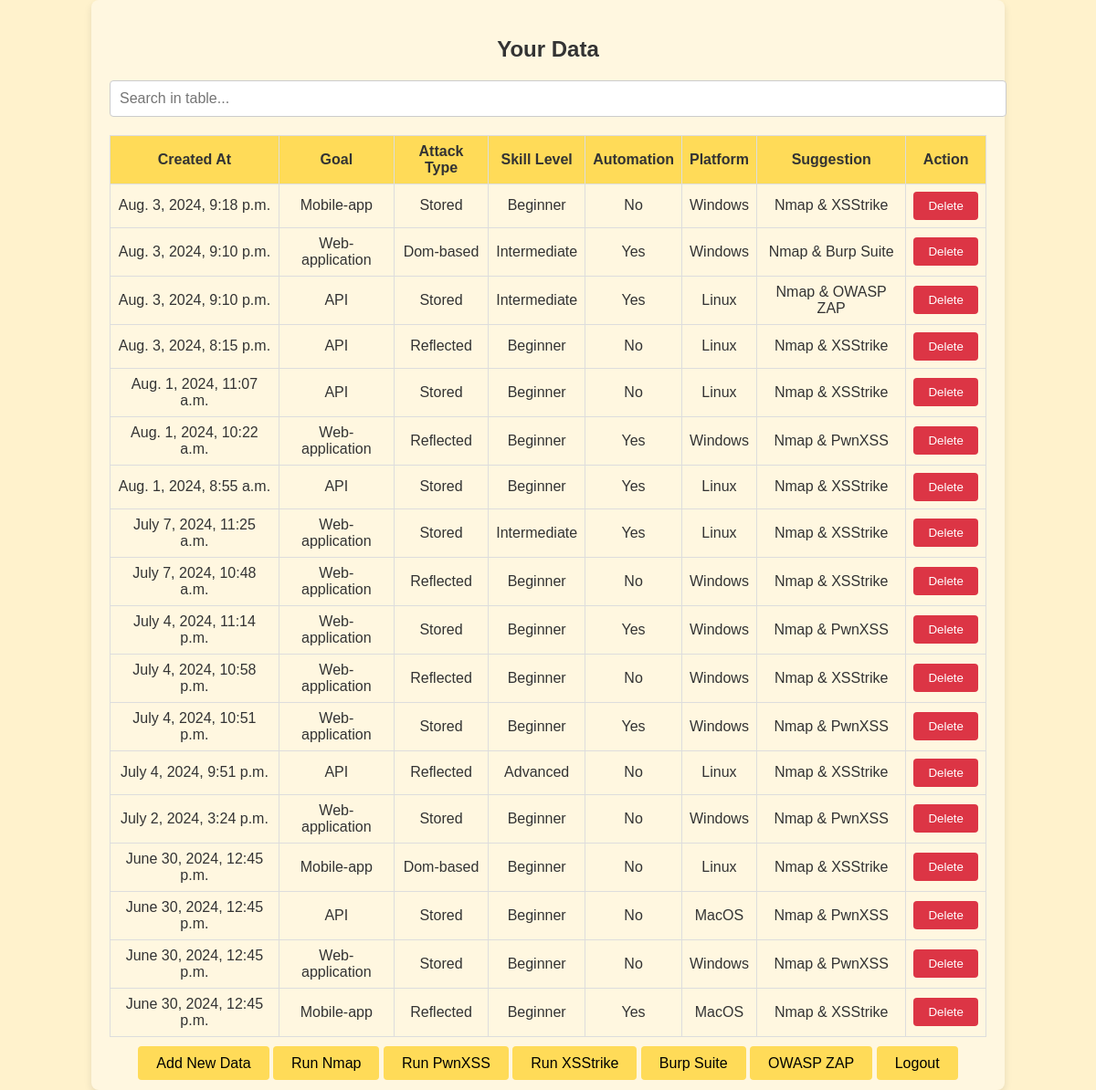
/view_data/ (signed in), run on the app's committed database.
### suggestxss/models.py (models this page shows, shortened)
class UserData(models.Model):
    user = models.ForeignKey(User, on_delete=models.CASCADE)
    goal = models.IntegerField(choices=[(0, 'Web-application'), (1, 'API'), (2, 'Mobile-app')])
    attackT = models.IntegerField(choices=[(0, 'Reflected'), (1, 'Stored'), (2, 'Dom-based')])
    skill = models.IntegerField(choices=[(0, 'Beginner'), (1, 'Intermediate'), (2, 'Advanced')])
    automation = models.IntegerField(choices=[(0, 'No'), (1, 'Yes')])
    platform = models.IntegerField(choices=[(0, 'Windows'), (1, 'Linux'), (2, 'MacOS')])
    suggest = models.IntegerField(choices=[(0, 'Nmap & PwnXSS'), (1, 'Nmap & XSStrike'), (2, 'Nmap & Burp Suite'), (3, 'Nmap & OWASP ZAP')])
    created_at = models.DateTimeField(default=timezone.now)

### suggestxss/views.py (the view)
# urls.py: path('view_data/', views.view_data, name='view_data'),
@login_required
def view_data(request):
    print("Executing view_data function")
    data = UserData.objects.filter(user=request.user).order_by('-created_at')
    print("Finished executing view_data function")
    return render(request, 'suggestxss/view_data.html', {'data': data})

### suggestxss/templates/suggestxss/view_data.html (shortened to what this page needs)
<!DOCTYPE html>
<html lang="en">
<head>
    <link rel="stylesheet" href="https://cdn.jsdelivr.net/npm/sweetalert2@11/dist/sweetalert2.min.css">
</head>
<body>
    <div class="container">
        <h2>Your Data</h2>
        <div class="filter-container">
            <input type="text" id="filter-input" class="filter-input" onkeyup="filterTable()" placeholder="Search in table...">
        </div>
        <table>
            <thead>
                <tr>
                    <th>Created At</th>
                    <th>Goal</th>
                    <th>Attack Type</th>
                    <th>Skill Level</th>
                    <th>Automation</th>
                    <th>Platform</th>
                    <th>Suggestion</th>
                    <th>Action</th>
                </tr>
            </thead>
            <tbody>
                {% for entry in data %}
                <tr>
                    <td>{{ entry.created_at }}</td>
                    <td>{{ entry.get_goal_display }}</td>
                    <td>{{ entry.get_attackT_display }}</td>
                    <td>{{ entry.get_skill_display }}</td>
                    <td>{{ entry.get_automation_display }}</td>
                    <td>{{ entry.get_platform_display }}</td>
                    <td>
                        {% if entry.suggest == 0 %}
                            Nmap & PwnXSS
                        {% elif entry.suggest == 1 %}
                            Nmap & XSStrike
                        {% elif entry.suggest == 2 %}
                            Nmap & Burp Suite
                        {% elif entry.suggest == 3 %}
                            Nmap & OWASP ZAP
                        {% else %}
                            Unknown
                        {% endif %}
                    </td>
                    <td>
                        <form id="delete-form-{{ entry.id }}" method="post" action="{% url 'delete_data' entry.id %}">
                            <button type="button" class="delete-button" onclick="confirmDelete('delete-form-{{ entry.id }}')">Delete</button>
                        </form>
                    </td>
                </tr>
                {% endfor %}
            </tbody>
        </table>
        <div class="button-container">
            <a href="{% url 'new_data' %}">Add New Data</a>
            <a href="{% url 'nmap_tool' %}">Run Nmap</a>
            <a href="{% url 'run_pwnxss' %}">Run PwnXSS</a>
            <a href="{% url 'run_xsstrike' %}">Run XSStrike</a>
            <a href="{% url 'burpsuite' %}">Burp Suite</a>
            <a href="{% url 'owasp_zap' %}">OWASP ZAP</a>
            <a href="{% url 'logout' %}">Logout</a>
        </div>
    </div>
</body>
</html>

### suggestxss/templates/suggestxss/view_data.html (style rules this page uses)
body { font-family: 'Arial', sans-serif; background-color: #FFF2CC; color: #333; margin: 0; padding: 0; display: flex; justify-content: center; align-items: center; min-height: 100vh; }
.container { background-color: #FFF7E0; padding: 20px; border-radius: 8px; box-shadow: 0 4px 8px rgba(0, 0, 0, 0.1); text-align: center; width: 80%; max-width: 1200px; }
h2 { margin-bottom: 20px; font-size: 24px; }
.filter-container { margin-bottom: 20px; text-align: left; }
.filter-input { width: 100%; padding: 10px; border: 1px solid #ccc; border-radius: 4px; font-size: 16px; }
table { width: 100%; border-collapse: collapse; margin-bottom: 20px; }
table, th, td { border: 1px solid #ddd; }
th, td { padding: 8px; text-align: center; }
th { background-color: #FFDB58; }
.button-container { margin-top: 20px; }
a { text-decoration: none; padding: 10px 20px; color: #000; background-color: #ffdb58; border-radius: 4px; transition: background-color 0.3s, transform 0.3s; }
.delete-button { padding: 8px 16px; background-color: #dc3545; color: white; border: none; border-radius: 4px; cursor: pointer; transition: background-color 0.3s; }

### data on the page
UserData: created_at "Aug. 3, 2024, 9:18 p.m.", goal "Mobile-app", attackT "Stored", skill "Beginner", automation "No", platform "Windows", suggest "Nmap & XSStrike"
UserData: created_at "Aug. 3, 2024, 9:10 p.m.", goal "Web-application", attackT "Dom-based", skill "Intermediate", automation "Yes", platform "Windows", suggest "Nmap & Burp Suite"
UserData: created_at "Aug. 3, 2024, 9:10 p.m.", goal "API", attackT "Stored", skill "Intermediate", automation "Yes", platform "Linux", suggest "Nmap & OWASP ZAP"
UserData: created_at "Aug. 3, 2024, 8:15 p.m.", goal "API", attackT "Reflected", skill "Beginner", automation "No", platform "Linux", suggest "Nmap & XSStrike"
UserData: created_at "Aug. 1, 2024, 11:07 a.m.", goal "API", attackT "Stored", skill "Beginner", automation "No", platform "Linux", suggest "Nmap & XSStrike"
UserData: created_at "Aug. 1, 2024, 10:22 a.m.", goal "Web-application", attackT "Reflected", skill "Beginner", automation "Yes", platform "Windows", suggest "Nmap & PwnXSS"
UserData: created_at "Aug. 1, 2024, 8:55 a.m.", goal "API", attackT "Stored", skill "Beginner", automation "Yes", platform "Linux", suggest "Nmap & XSStrike"
UserData: created_at "July 7, 2024, 11:25 a.m.", goal "Web-application", attackT "Stored", skill "Intermediate", automation "Yes", platform "Linux", suggest "Nmap & XSStrike"
UserData: created_at "July 7, 2024, 10:48 a.m.", goal "Web-application", attackT "Reflected", skill "Beginner", automation "No", platform "Windows", suggest "Nmap & XSStrike"
UserData: created_at "July 4, 2024, 11:14 p.m.", goal "Web-application", attackT "Stored", skill "Beginner", automation "Yes", platform "Windows", suggest "Nmap & PwnXSS"
UserData: created_at "July 4, 2024, 10:58 p.m.", goal "Web-application", attackT "Reflected", skill "Beginner", automation "No", platform "Windows", suggest "Nmap & XSStrike"
UserData: created_at "July 4, 2024, 10:51 p.m.", goal "Web-application", attackT "Stored", skill "Beginner", automation "Yes", platform "Windows", suggest "Nmap & PwnXSS"
UserData: created_at "July 4, 2024, 9:51 p.m.", goal "API", attackT "Reflected", skill "Advanced", automation "No", platform "Linux", suggest "Nmap & XSStrike"
UserData: created_at "July 2, 2024, 3:24 p.m.", goal "Web-application", attackT "Stored", skill "Beginner", automation "No", platform "Windows", suggest "Nmap & PwnXSS"
UserData: created_at "June 30, 2024, 12:45 p.m.", goal "Mobile-app", attackT "Dom-based", skill "Beginner", automation "No", platform "Linux", suggest "Nmap & XSStrike"
UserData: created_at "June 30, 2024, 12:45 p.m.", goal "API", attackT "Stored", skill "Beginner", automation "No", platform "MacOS", suggest "Nmap & PwnXSS"
UserData: created_at "June 30, 2024, 12:45 p.m.", goal "Web-application", attackT "Stored", skill "Beginner", automation "No", platform "Windows", suggest "Nmap & PwnXSS"
UserData: created_at "June 30, 2024, 12:45 p.m.", goal "Mobile-app", attackT "Reflected", skill "Beginner", automation "Yes", platform "MacOS", suggest "Nmap & XSStrike"
